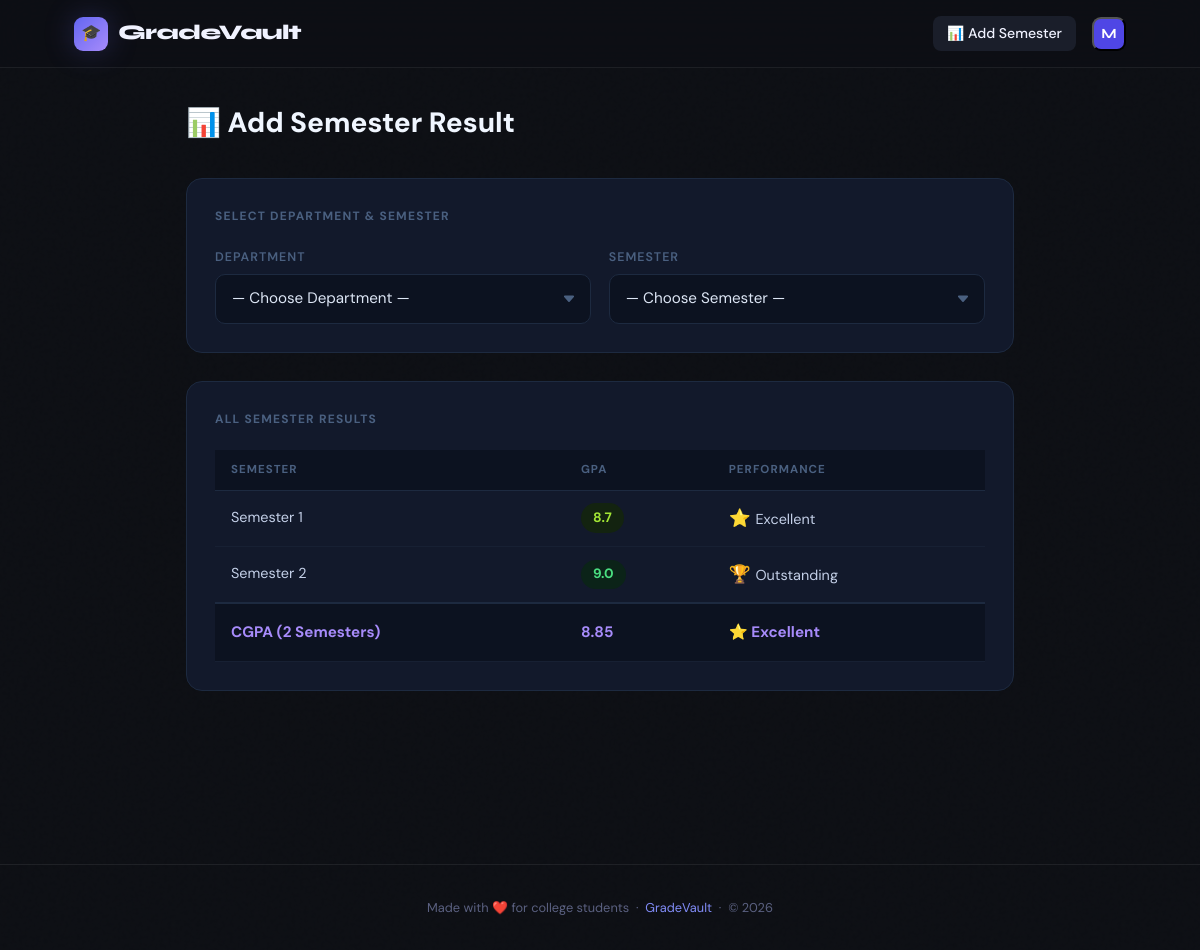
The app's page /add_semester/ (signed in) with its own data.
### Cgpa/models.py (models this page shows, shortened)
class Semester_Result(models.Model):
    user = models.ForeignKey(User, on_delete=models.CASCADE)
    semester = models.IntegerField()
    gpa = models.FloatField()

### Cgpa/views.py (the view, shortened to what this page needs)
# urls.py: path('add_semester/', views.add_semester_page, name="add_semester"),
@login_required
def add_semester_page(request):
    departments = Department.objects.all()
    gpa = cgpa = error = None
    all_results = Semester_Result.objects.filter(user=request.user).order_by('semester')
    if all_results.exists():
        cgpa = round(sum(r.gpa for r in all_results) / all_results.count(), 2)
    return render(request, 'add_semester.html', {
        'departments': departments,
        'gpa':         gpa,
        'cgpa':        cgpa,
        'all_results': all_results,
        'error':       error,
    })

### Cgpa/templates/add_semester.html (shortened to what this page needs)
{% extends 'base.html' %}
{% block content %}
<div class="as-wrapper">
  <div class="as-title">📊 Add Semester Result</div>
  <div class="as-card">
    <div class="as-card-title">Select Department & Semester</div>
    <form method="POST" id="as-form">
      <div class="as-row">
        <div class="as-field">
          <label>Department</label>
          <select name="department" id="dept-sel" class="as-select">
            <option value="">— Choose Department —</option>
          </select>
        </div>
        <div class="as-field">
          <label>Semester</label>
          <select name="semester" id="sem-sel" class="as-select">
            <option value="">— Choose Semester —</option>
          </select>
        </div>
      </div>
    </form>
  </div>
  <div class="as-card">
    <div class="as-card-title">All Semester Results</div>
    {% if all_results %}
    <table class="res-table">
      <thead>
        <tr>
          <th>Semester</th>
          <th>GPA</th>
          <th>Performance</th>
        </tr>
      </thead>
      <tbody>
        {% for r in all_results %}
        <tr>
          <td>Semester {{ r.semester }}</td>
          <td>
            {% if r.gpa >= 9.0 %}   <span class="gp gp-s">{{ r.gpa }}</span>
            {% elif r.gpa >= 8.0 %} <span class="gp gp-a">{{ r.gpa }}</span>
            {% elif r.gpa >= 7.0 %} <span class="gp gp-b">{{ r.gpa }}</span>
            {% elif r.gpa >= 5.0 %} <span class="gp gp-c">{{ r.gpa }}</span>
            {% else %}              <span class="gp gp-f">{{ r.gpa }}</span>
            {% endif %}
          </td>
          <td>
            {% if r.gpa >= 9.0 %}   <span class="perf-icon">🏆</span>Outstanding
            {% elif r.gpa >= 8.0 %} <span class="perf-icon">⭐</span>Excellent
            {% elif r.gpa >= 7.0 %} <span class="perf-icon">👍</span>Good
            {% elif r.gpa >= 5.0 %} <span class="perf-icon">📚</span>Average
            {% else %}              <span class="perf-icon">⚠️</span>Needs Improvement
            {% endif %}
          </td>
        </tr>
        {% endfor %}
        {% if cgpa %}
        <tr class="cgpa-row">
          <td>CGPA ({{ all_results|length }} Semesters)</td>
          <td>{{ cgpa }}</td>
          <td>
            {% if cgpa >= 9.0 %}   🏆 Outstanding
            {% elif cgpa >= 8.0 %} ⭐ Excellent
            {% elif cgpa >= 7.0 %} 👍 Good
            {% elif cgpa >= 5.0 %} 📚 Average
            {% else %}             ⚠️ Needs Improvement
            {% endif %}
          </td>
        </tr>
        {% endif %}
      </tbody>
    </table>
    {% else %}
    <div class="no-data">
      <div class="nd-icon">📋</div>
      No results yet — add your first semester above!
    </div>
    {% endif %}
  </div>
</div>
{% endblock %}

### Cgpa/templates/base.html (shortened to what this page needs)
<!DOCTYPE html>
<html lang="en">
<head>
  <link href="https://cdn.jsdelivr.net/npm/bootstrap@5.3.2/dist/css/bootstrap.min.css" rel="stylesheet" />
  <link href="https://cdn.jsdelivr.net/npm/bootstrap-icons@1.11.3/font/bootstrap-icons.min.css" rel="stylesheet" />
</head>
<body>
<nav class="navbar">
  <div class="container-tight d-flex align-items-center justify-content-between w-100">
    <a href="{% url 'home' %}" class="navbar-brand">
      <div class="brand-icon">🎓</div>
      GradeVault
    </a>
    <div class="d-flex align-items-center gap-2">
      {% if user.is_authenticated %}
        <a href="{% url 'add_semester' %}" class="nav-link {% if request.resolver_match.url_name == 'add_semester' %}active{% endif %}">
          📊 Add Semester
        </a>
        <div class="dropdown ms-2">
          <button class="nav-avatar" type="button" data-bs-toggle="dropdown"
                  style="background: {% if user.profile.avatar_color %}{{ user.profile.avatar_color }}{% else %}#4f46e5{% endif %}">
            {{ user.first_name|default:user.username|first|upper }}
          </button>
        </div>
      {% else %}
        <a href="{% url 'login_page' %}" class="nav-pill-btn ghost">Login</a>
        <a href="{% url 'register_page' %}" class="nav-pill-btn primary">
          <i class="bi bi-person-plus-fill"></i> Register
        </a>
      {% endif %}
    </div>
  </div>
</nav>
<div class="page-wrapper">
  {% block content %}{% endblock %}
</div>
<footer>
  Made with ❤️ for college students &nbsp;·&nbsp;
  <a href="#" style="color: var(--accent-light); text-decoration:none;">GradeVault</a>
  &nbsp;·&nbsp; &copy; 2026
</footer>
</body>
</html>

### Cgpa/templates/base.html (style rules this page uses)
:root { --bg-base: #0d0f14; --bg-surface: #13161e; --bg-card: #1a1e2a; --bg-hover: #1f2436; --border: rgba(255,255,255,0.07); --border-active: rgba(99,102,241,0.5); --text-primary: #f0f2ff; --text-secondary:#9da3c0; --text-muted: #5a6080; --accent: #6366f1; --accent-light: #818cf8; --accent-glow: rgba(99,102,241,0.2); --green: #10b981; --amber: #f59e0b; --red: #ef4444; --blue: #3b82f6; --radius-sm: 8px; --radius-md: 14px; --radius-lg: 20px; --radius-xl: 28px; --shadow-sm: 0 1px 3px rgba(0,0,0,0.4); --shadow-md: 0 4px 20px rgba(0,0,0,0.5); --shadow-lg: 0 8px 40px rgba(0,0,0,0.6); --shadow-accent: 0 0 30px rgba(99,102,241,0.25); --font-display: 'Syne', sans-serif; --font-body: 'DM Sans', sans-serif; --nav-height: 68px; }
*, *::before, *::after { box-sizing: border-box; margin: 0; padding: 0; }
html { scroll-behavior: smooth; }
body { font-family: var(--font-body); background-color: var(--bg-base); color: var(--text-primary); min-height: 100vh; line-height: 1.65; -webkit-font-smoothing: antialiased; }
body::before { content: ''; position: fixed; inset: 0; pointer-events: none; z-index: 0; opacity: 0.4; }
.navbar { background: rgba(13,15,20,0.85); backdrop-filter: blur(24px); -webkit-backdrop-filter: blur(24px); border-bottom: 1px solid var(--border); height: var(--nav-height); position: sticky; top: 0; z-index: 1000; padding: 0 1.5rem; }
.navbar-brand { font-family: var(--font-display); font-weight: 800; font-size: 1.3rem; color: var(--text-primary) !important; text-decoration: none; display: flex; align-items: center; gap: 10px; letter-spacing: -0.5px; }
.brand-icon { width: 34px; height: 34px; background: linear-gradient(135deg, var(--accent), #a78bfa); border-radius: 9px; display: flex; align-items: center; justify-content: center; font-size: 16px; box-shadow: var(--shadow-accent); }
.nav-link { font-family: var(--font-body); font-weight: 500; font-size: 0.88rem; color: var(--text-secondary) !important; padding: 6px 14px !important; border-radius: 8px; transition: all 0.2s ease; text-decoration: none; }
.nav-link:hover, .nav-link.active { color: var(--text-primary) !important; background: var(--bg-card); }
.nav-avatar { width: 34px; height: 34px; border-radius: 9px; display: flex; align-items: center; justify-content: center; font-family: var(--font-display); font-weight: 700; font-size: 14px; color: white; cursor: pointer; }
.page-wrapper { position: relative; z-index: 1; min-height: calc(100vh - var(--nav-height)); }
.container-tight { max-width: 1100px; margin: 0 auto; padding: 0 1.5rem; }
footer { text-align: center; padding: 2rem; color: var(--text-muted); font-size: 0.8rem; border-top: 1px solid var(--border); margin-top: 4rem; }

### records on screen
Semester_Result: semester "1", gpa "8.7", shows "Excellent"
Semester_Result: semester "2", gpa "9.0", shows "Outstanding"

### other values on screen
{{ user.first_name|default:user.username|first|upper }} "M"
{{ all_results|length }} "2"
{{ cgpa }} "8.85"
